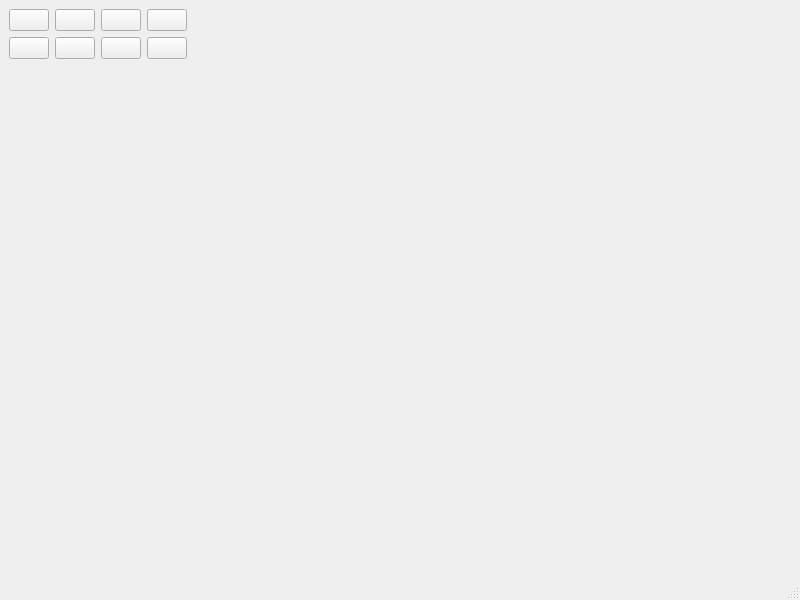
<?xml version="1.0" encoding="UTF-8"?>
<ui version="4.0">
 <class>MainWindow</class>
 <widget class="QMainWindow" name="MainWindow">
  <property name="geometry">
   <rect>
    <x>0</x>
    <y>0</y>
    <width>800</width>
    <height>600</height>
   </rect>
  </property>
  <property name="windowTitle">
   <string>MainWindow</string>
  </property>
  <widget class="QWidget" name="centralwidget">
   <layout class="QGridLayout" name="gridLayout">
    <item row="1" column="0">
     <widget class="QPushButton" name="pushButton_0">
      <property name="text">
       <string/>
      </property>
     </widget>
    </item>
    <item row="2" column="0">
     <widget class="QPushButton" name="pushButton_1">
      <property name="text">
       <string/>
      </property>
     </widget>
    </item>
    <item row="1" column="2">
     <widget class="QPushButton" name="pushButton_4">
      <property name="text">
       <string/>
      </property>
     </widget>
    </item>
    <item row="1" column="4">
     <spacer name="horizontalSpacer">
      <property name="orientation">
       <enum>Qt::Horizontal</enum>
      </property>
      <property name="sizeHint" stdset="0">
       <size>
        <width>40</width>
        <height>20</height>
       </size>
      </property>
     </spacer>
    </item>
    <item row="2" column="2">
     <widget class="QPushButton" name="pushButton_5">
      <property name="text">
       <string/>
      </property>
     </widget>
    </item>
    <item row="2" column="1">
     <widget class="QPushButton" name="pushButton_3">
      <property name="text">
       <string/>
      </property>
     </widget>
    </item>
    <item row="4" column="0">
     <spacer name="verticalSpacer">
      <property name="orientation">
       <enum>Qt::Vertical</enum>
      </property>
      <property name="sizeHint" stdset="0">
       <size>
        <width>20</width>
        <height>40</height>
       </size>
      </property>
     </spacer>
    </item>
    <item row="1" column="1">
     <widget class="QPushButton" name="pushButton_2">
      <property name="text">
       <string/>
      </property>
     </widget>
    </item>
    <item row="1" column="3">
     <widget class="QPushButton" name="pushButton_6">
      <property name="text">
       <string/>
      </property>
     </widget>
    </item>
    <item row="2" column="3">
     <widget class="QPushButton" name="pushButton_7">
      <property name="text">
       <string/>
      </property>
     </widget>
    </item>
   </layout>
  </widget>
  <widget class="QMenuBar" name="menubar">
   <property name="geometry">
    <rect>
     <x>0</x>
     <y>0</y>
     <width>800</width>
     <height>24</height>
    </rect>
   </property>
  </widget>
  <widget class="QStatusBar" name="statusbar"/>
 </widget>
 <resources>
  <include location="resources.qrc"/>
 </resources>
 <connections/>
</ui>
